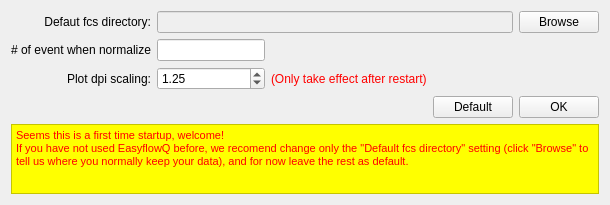
<?xml version="1.0" encoding="UTF-8"?>
<ui version="4.0">
 <class>Form</class>
 <widget class="QWidget" name="Form">
  <property name="windowModality">
   <enum>Qt::ApplicationModal</enum>
  </property>
  <property name="geometry">
   <rect>
    <x>0</x>
    <y>0</y>
    <width>496</width>
    <height>156</height>
   </rect>
  </property>
  <property name="windowTitle">
   <string>Settings</string>
  </property>
  <layout class="QGridLayout">
   <item row="0" column="4">
    <widget class="QPushButton" name="browsePB">
     <property name="text">
      <string>Browse</string>
     </property>
    </widget>
   </item>
   <item row="1" column="1">
    <widget class="QLineEdit" name="dotNEdit">
     <property name="sizePolicy">
      <sizepolicy hsizetype="Minimum" vsizetype="Fixed">
       <horstretch>0</horstretch>
       <verstretch>0</verstretch>
      </sizepolicy>
     </property>
    </widget>
   </item>
   <item row="2" column="1">
    <widget class="QDoubleSpinBox" name="dpiSpinBox">
     <property name="minimum">
      <double>0.500000000000000</double>
     </property>
     <property name="maximum">
      <double>3.000000000000000</double>
     </property>
     <property name="singleStep">
      <double>0.250000000000000</double>
     </property>
     <property name="value">
      <double>1.250000000000000</double>
     </property>
    </widget>
   </item>
   <item row="2" column="0">
    <widget class="QLabel" name="label_3">
     <property name="text">
      <string>Plot dpi scaling:</string>
     </property>
     <property name="alignment">
      <set>Qt::AlignRight|Qt::AlignTrailing|Qt::AlignVCenter</set>
     </property>
    </widget>
   </item>
   <item row="3" column="4">
    <widget class="QPushButton" name="OKPB">
     <property name="sizePolicy">
      <sizepolicy hsizetype="Minimum" vsizetype="Fixed">
       <horstretch>0</horstretch>
       <verstretch>0</verstretch>
      </sizepolicy>
     </property>
     <property name="text">
      <string>OK</string>
     </property>
    </widget>
   </item>
   <item row="2" column="2">
    <widget class="QLabel" name="label_4">
     <property name="sizePolicy">
      <sizepolicy hsizetype="Expanding" vsizetype="Preferred">
       <horstretch>0</horstretch>
       <verstretch>0</verstretch>
      </sizepolicy>
     </property>
     <property name="font">
      <font>
       <underline>false</underline>
      </font>
     </property>
     <property name="styleSheet">
      <string notr="true">color: rgb(255, 0, 0)</string>
     </property>
     <property name="text">
      <string>(Only take effect after restart)</string>
     </property>
    </widget>
   </item>
   <item row="0" column="0">
    <widget class="QLabel" name="label">
     <property name="text">
      <string>Defaut fcs directory:</string>
     </property>
     <property name="alignment">
      <set>Qt::AlignRight|Qt::AlignTrailing|Qt::AlignVCenter</set>
     </property>
    </widget>
   </item>
   <item row="1" column="0">
    <widget class="QLabel" name="label_2">
     <property name="text">
      <string># of event when normalize</string>
     </property>
     <property name="alignment">
      <set>Qt::AlignRight|Qt::AlignTrailing|Qt::AlignVCenter</set>
     </property>
    </widget>
   </item>
   <item row="4" column="0" colspan="5">
    <widget class="QTextBrowser" name="firstTimeMsg">
     <property name="styleSheet">
      <string notr="true">background-color: yellow;</string>
     </property>
     <property name="html">
      <string>&lt;!DOCTYPE HTML PUBLIC &quot;-//W3C//DTD HTML 4.0//EN&quot; &quot;http://www.w3.org/TR/REC-html40/strict.dtd&quot;&gt;
&lt;html&gt;&lt;head&gt;&lt;meta name=&quot;qrichtext&quot; content=&quot;1&quot; /&gt;&lt;style type=&quot;text/css&quot;&gt;
p, li { white-space: pre-wrap; }
&lt;/style&gt;&lt;/head&gt;&lt;body style=&quot; font-family:'MS Shell Dlg 2'; font-size:8pt; font-weight:400; font-style:normal;&quot;&gt;
&lt;p style=&quot; margin-top:0px; margin-bottom:0px; margin-left:0px; margin-right:0px; -qt-block-indent:0; text-indent:0px;&quot;&gt;&lt;span style=&quot; color:#ff0000;&quot;&gt;Seems this is a first time startup, welcome! &lt;/span&gt;&lt;/p&gt;
&lt;p style=&quot; margin-top:0px; margin-bottom:0px; margin-left:0px; margin-right:0px; -qt-block-indent:0; text-indent:0px;&quot;&gt;&lt;span style=&quot; color:#ff0000;&quot;&gt;If you have not used EasyflowQ before, we recomend change only the &amp;quot;Default fcs directory&amp;quot; setting (click &amp;quot;Browse&amp;quot; to tell us where you normally keep your data), and for now leave the rest as default.&lt;/span&gt;&lt;/p&gt;&lt;/body&gt;&lt;/html&gt;</string>
     </property>
    </widget>
   </item>
   <item row="3" column="3">
    <widget class="QPushButton" name="defaultPB">
     <property name="text">
      <string>Default</string>
     </property>
    </widget>
   </item>
   <item row="0" column="1" colspan="3">
    <widget class="QLineEdit" name="dirEdit">
     <property name="enabled">
      <bool>false</bool>
     </property>
    </widget>
   </item>
  </layout>
 </widget>
 <resources/>
 <connections/>
</ui>
